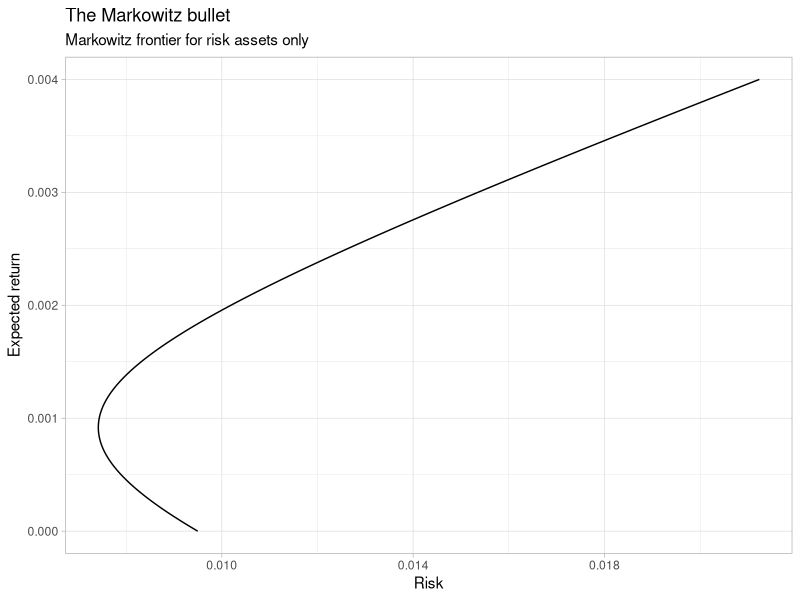
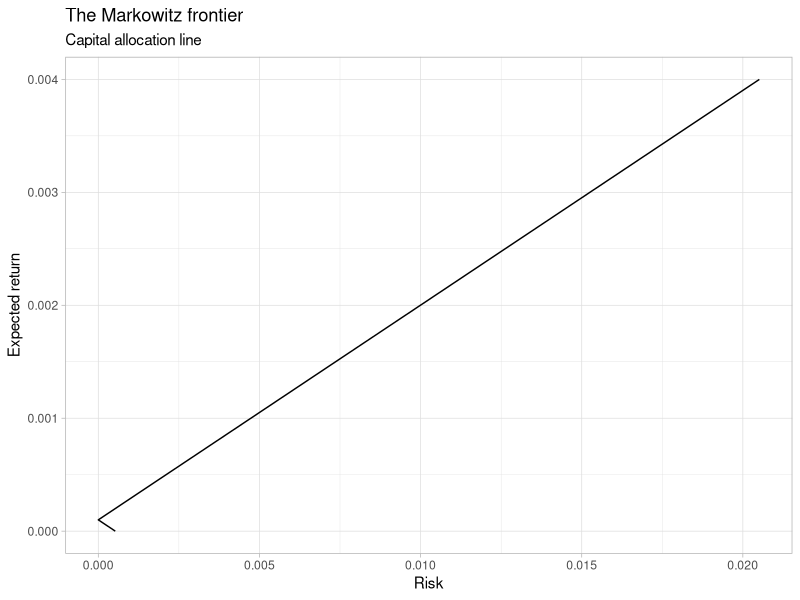
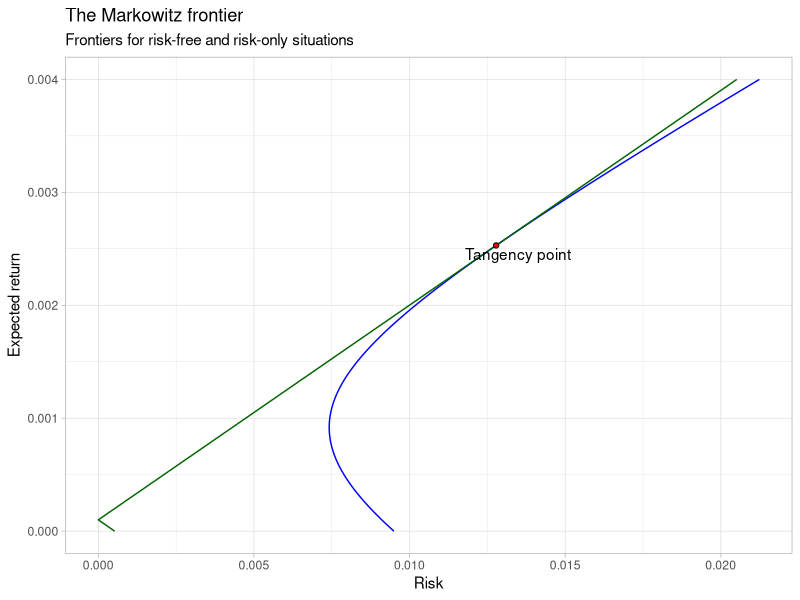

Generate these figures, in order, with R:
########################################################
#                The Markowitz model                   #
# Minimizing risk or maximizing mean-to-variance ratio #
########################################################

# Loading libraries
library(tidyverse)

# Setting working directory
setwd("Finanzas corporativas")

# Loading data
data <- read_csv("data/hist_acc.csv")
data[,"Date"] = as.Date(data$Date, format = "%m/%d/%Y")
names(data) = tolower(names(data))

stocks <- names(data)[-1]
m <- length(stocks)

# Calculating yields
####################

# We will consider yields as the log of the division since time division is
# small enough.

rtrn <- matrix(NA, nrow = nrow(data) - 1, ncol = m,
               dimnames = list(NULL, stocks))

for (i in 1:m) {
  rtrn[,i] = (log(data[,stocks[i]]/lag(data[,stocks[i]],1)))[-1,]
}

# Participation vector (assuming we start with equal participation)

x <- rep(1/m,m) # Relative participation
W <- 100000     # Total investment
x_W <- W*x      # Money representation

# Sample mean of portfolio return
#################################

rtrn_mean <- apply(rtrn, 2, mean)

port_mean <- as.numeric(t(rtrn_mean) %*% x) # Sample mean of portfolio return

# Correlation and covariance matrix

cor_rtrn <- cor(rtrn)
cov_rtrn <- cov(rtrn)

# Total variance of portfolio
#############################

sd_portfolio <- function(weight, returns){
  cv <- cov(returns)
  vr <- as.numeric(t(weight) %*% cv %*% weight)
  return(sqrt(vr))
}

port_sd <- sd_portfolio(x, rtrn) # Sample standard deviation of portfolio return

sharp <- port_mean/port_sd # Sharp index: quotient between mean and sdev

# Summary
#########

matrix(c(port_mean, port_sd, sharp), 3, 1,
       dimnames = list(c("Mean","Sdev","Sharp"),"Summary"))

rm(list = c("sharp","x", "W", "x_W"))

#############################################
# The Markowitz bullet - No risk-free asset #
#############################################

# The Markowitz problem consist of minimizing total variance of
# portfolio subject to a fixed mean and that the sum of the part-
# ticipations on each asset equals total wealth. Solving the
# problem, and using estimated parameters, we solve for the optimal 
# investment in each stock.

mu <- port_mean # Portfolio fixed mean

# Function for solution vector
mkw_sol <- function(mu, return_data){
  # Covariance matrix of returns
  covmat <- cov(return_data)
  ind_mn <- apply(rtrn, 2, mean)
  n_stck <- length(ind_mn)
  
  # Coefficients for simpler calculation
  a1 <- as.numeric(t(rep(1,n_stck)) %*% solve(covmat) %*% rep(1,n_stck))
  a2 <- as.numeric(t(ind_mn) %*% solve(covmat) %*% rep(1,n_stck))
  a3 <- as.numeric(t(rep(1,n_stck)) %*% solve(covmat) %*% ind_mn)
  a4 <- as.numeric(t(ind_mn) %*% solve(covmat) %*% ind_mn)
  D  <- a1*a4 - a2*a3
  
  # Originally, the lagrange multipliers from the minimization problem
  eta <- (1/D)*a4 - (mu/D)*a2
  lmb <- - (1/D)*a3 + (mu/D)*a1
  
  # Finally, the answer (short position allowed)
  x_opt <- eta*solve(covmat) %*% rep(1,n_stck) + lmb*solve(covmat) %*% ind_mn
  return(x_opt)
}

n <- 400

# Graphing the frontier - grid of values
var_grid  <- NULL
mean_grid <- 0:n/100000
for (i in 0:n) {
  opts <- mkw_sol(i/100000, rtrn)
  var_grid[i+1] <- as.numeric(t(opts) %*% cov_rtrn %*% opts)
  rm("opts")
}

# The Markowitz Bullet - No risk-free assets
ggplot(data = tibble(x = sqrt(var_grid), y = mean_grid)) +
  geom_path(aes(x,y)) +
  xlab("Risk") +
  ylab("Expected return") +
  theme_light() +
  labs(title = "The Markowitz bullet",
       subtitle = "Markowitz frontier for risk assets only")

# Now, for a risk-free asset with return rf, we state that the
# optimum portfolio will consist of a combination of the risky
# portfolio and the risk-free one. This is guaranteed by the
# mutual fund separation theorem.

mkw_sol_norisk <- function(mu, return_data, rf){
  covmat <- cov(return_data)
  ind_mn <- apply(rtrn, 2, mean)
  n_stck <- length(ind_mn)
  
  cof <- ind_mn - rf*rep(1,n_stck)
  num <- mu - rf
  den <- as.numeric(t(cof) %*% solve(covmat) %*% cof)
  
  opt <- (num/den) * (solve(covmat) %*% cof)
  return(opt)
}

rf <- 0.0001 # The risk-free return. Less than portfolio mean-

# Graphing the frontier - grid of values
var_norisk_grid <- NULL
for (i in 0:n) {
  opts <- mkw_sol_norisk(i/100000, rtrn, rf)
  var_norisk_grid[i+1] <- as.numeric(t(opts) %*% cov_rtrn %*% opts)
  rm("opts")
}

# Determining tangency point

rtn_tang <- mean_grid[which.min(var_grid - var_norisk_grid)]
sdv_tang <- sqrt(var_grid[which.min(var_grid - var_norisk_grid)])

# The Markowitz Bullet - No risk-free assets
ggplot(data = tibble(x = sqrt(var_norisk_grid), y = mean_grid)) +
  geom_path(aes(x,y)) +
  xlab("Risk") +
  ylab("Expected return") +
  theme_light() +
  labs(title = "The Markowitz frontier",
       subtitle = "Capital allocation line")

# Graph combining risk-free and risky portfolio efficient frontiers
ggplot() +
  geom_path(data = tibble(x1 = sqrt(var_grid), y1 = mean_grid),
            aes(x1,y1), col = "blue") +
  geom_path(data = tibble(x1 = sqrt(var_norisk_grid), y1 = mean_grid),
            aes(x1,y1), col = "dark green") +
  geom_point(aes(x = sdv_tang,
                 y = rtn_tang),
             fill = "red", shape = 21) +
  geom_text(aes(x = sdv_tang*1.055,
                y = rtn_tang*0.97),
            label = "Tangency point") +
  xlab("Risk") +
  ylab("Expected return") +
  theme_light() +
  labs(title = "The Markowitz frontier",
       subtitle = "Frontiers for risk-free and risk-only situations")

